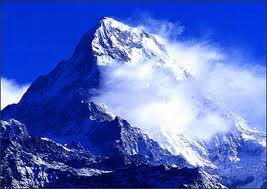
#> input picture 实验3彩色图像处理/4.9.bmp, 267 x 189 px, found by its file name
$ python temp.py
#> lines starting #> are read from the running program, lines starting #| are printed output that depends on the picture
import cv2
import numpy as np
from matplotlib import pyplot as plt

# 手写RGB转HSI函数
def RGB2HSI(img):
    esp = 1e-8
    # 为了计算转换成float32类型
    img = img.astype('float32')
    (B,G,R) = cv2.split(img)
    wid,len = img.shape[0],img.shape[1]
    R,G,B = R/255,G/255,B/255
    '''计算I'''
    I = (R+G+B)/3
    '''计算S'''
    # 解决计算S时分母出现0的问题
    R_G_B = R+G+B+esp # 三层相加
    # R_G_B = np.where(R_G_B<=0,1e-8,R_G_B)
    # 找到Min,计算对应像素点的S
    Min = np.where(B>=G,G,B)
    Min = np.where(Min<=R,Min,R)
    S = 1-(3/(R_G_B))*Min
    '''计算H'''
    # 求解夹角：分母添加1e-8是避免分母为0的情况
    angle = np.arccos((0.5*(R+R-G-B))/(np.sqrt((R-G)*(R-G)+(R-B)*(G-B)))+esp)

    # [9 lines of commented-out code are left out]
    H = np.where(B>G,2*np.pi-angle,angle)
    H = H/(2*np.pi)
    H = np.where(S==0,0,H)
    H = np.uint8(H*255)
    S = np.uint8(S*255)
    I = np.uint8(I*255)
    return [H,S,I]

# 读入彩色图像(BGR排布)
img = cv2.imread("C:\\tmp\\4.9.bmp")
#> img is the input picture: shape (189, 267, 3); mean B, G, R 194.1, 105.9, 82.8
(b,g,r) = cv2.split(img)
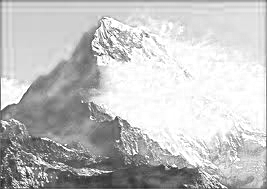
#> b: shape (189, 267); min 30, max 255, mean 194.1
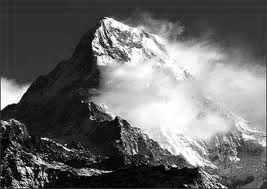
#> g: shape (189, 267); min 0, max 255, mean 105.9
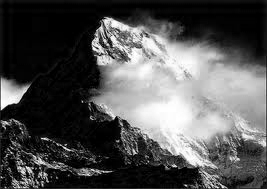
#> r: shape (189, 267); min 0, max 255, mean 82.8
# 转化成RGB排布的彩色图像
imgRGB = cv2.cvtColor(img, cv2.COLOR_BGR2RGB)
(R,G,B) = cv2.split(imgRGB)

'''分别显示RGB空间的各层'''
plt.figure(1)
plt.subplot(2,3,1),plt.imshow(imgRGB)
plt.title('Normal'), plt.xticks([]), plt.yticks([])
# Error是为了查看误将BGR图像作为RGB图像的后果
plt.subplot(2,3,4),plt.imshow(img)
plt.title('Error'), plt.xticks([]), plt.yticks([])
plt.subplot(2,3,2),plt.imshow(R,cmap ='gray')
plt.title('NormalR'), plt.xticks([]), plt.yticks([])
plt.subplot(2,3,3),plt.imshow(G,cmap ='gray')
plt.title('NormalG'), plt.xticks([]), plt.yticks([])
plt.subplot(2,3,5),plt.imshow(B,cmap ='gray')
plt.title('NormalB'), plt.xticks([]), plt.yticks([])
# ErrorR是为了查看将单图层图像作为三图层不加cmap约束后果
plt.subplot(2,3,6),plt.imshow(R)
plt.title('ErrorR'), plt.xticks([]), plt.yticks([])

'''将RGB图像转换到HSI空间'''
[H,S,I] = RGB2HSI(img)
#> in RGB2HSI, `I = (R+G+B)/3`:
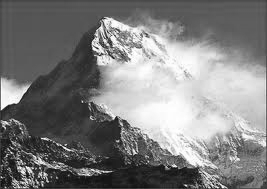
#> I: shape (189, 267) float32; min 0.0392, max 1, mean 0.5
#> in RGB2HSI, `S = 1-(3/(R_G_B))*Min`:
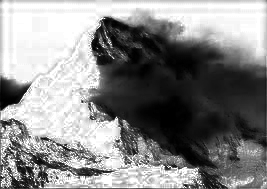
#> S: shape (189, 267) float32; min -1.19e-07, max 1, mean 0.538; drawn with min black and max white
#> in RGB2HSI, `H = np.where(B>G,2*np.pi-angle,angle)`:
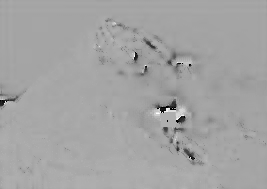
#> H: shape (189, 267) float32; 0.1% of the values are NaN or infinite; the others: min 0.19, max 6.04, mean 3.95; drawn with min black, max white, NaN and infinite black
# H,S,I = H*255,S*255,I*255
# 通道合并
imgHSI = imgRGB.copy()
height,width =imgRGB.shape[0],imgRGB.shape[1]
#> height = 189; width = 267
for i in range(height):
    for j in range(width):
        imgHSI[i, j, 0] = H[i,j]
        imgHSI[i, j, 1] = S[i,j]
        imgHSI[i, j, 2] = I[i,j]
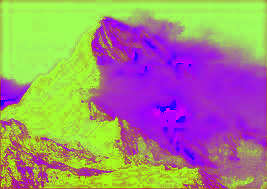
#> imgHSI: shape (189, 267, 3); mean R, G, B 159.8, 136.7, 127.2

'''显示HSI空间的各层'''
plt.figure(2)
plt.subplot(2,2,1),plt.imshow(imgHSI)
plt.title('HSI'), plt.xticks([]), plt.yticks([])
plt.subplot(2,2,2),plt.imshow(H,cmap ='gray')
plt.title('H'), plt.xticks([]), plt.yticks([])
plt.subplot(2,2,3),plt.imshow(S,cmap ='gray')
plt.title('S'), plt.xticks([]), plt.yticks([])
plt.subplot(2,2,4),plt.imshow(I,cmap ='gray')
plt.title('I'), plt.xticks([]), plt.yticks([])
# [4 lines of commented-out code are left out]
plt.show()
#> figure, not shown here; B, G, R data is drawn as R, G, B

$ run again, with 实验3彩色图像处理/6.10.jpg saved as 实验3彩色图像处理/4.9.bmp
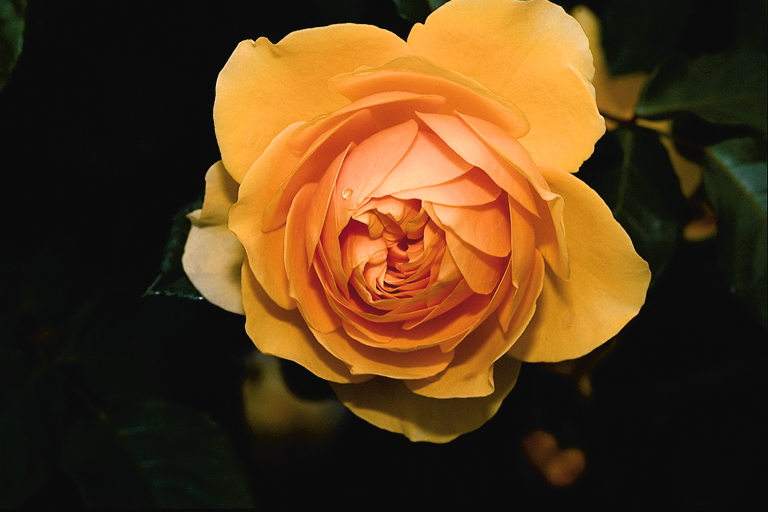
#> input picture 实验3彩色图像处理/6.10.jpg, 768 x 512 px, found by its file name
#> img is the input picture: shape (512, 768, 3); mean B, G, R 25.9, 58.6, 88.8
#> in RGB2HSI, `H = np.where(B>G,2*np.pi-angle,angle)`:
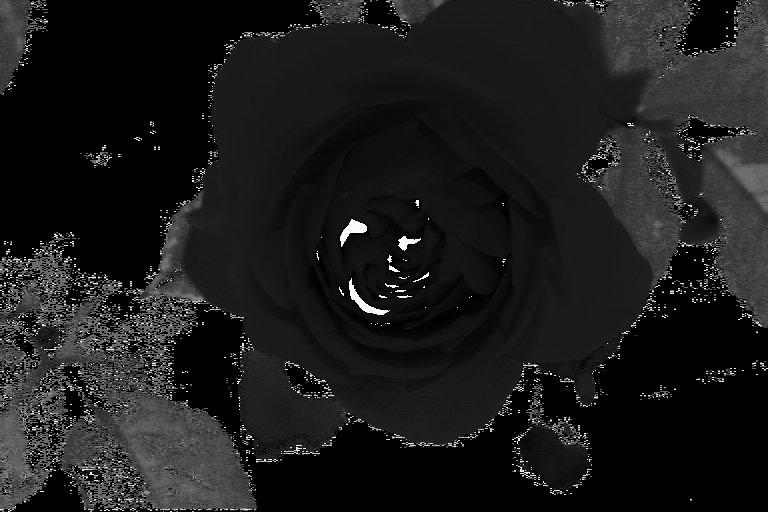
#> H: shape (512, 768) float32; 36.5% of the values are NaN or infinite; the others: min 0, max 6.28, mean 1.06; drawn with min black, max white, NaN and infinite black
#> after the loop `for i in range(height):`:
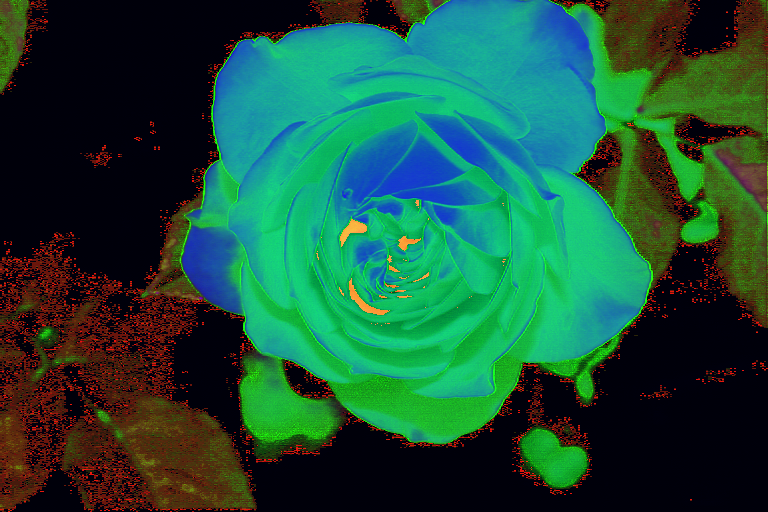
#> imgHSI: shape (512, 768, 3); mean R, G, B 27, 80.7, 57.6

$ run again, with 实验3彩色图像处理/6.14.jpg saved as 实验3彩色图像处理/4.9.bmp
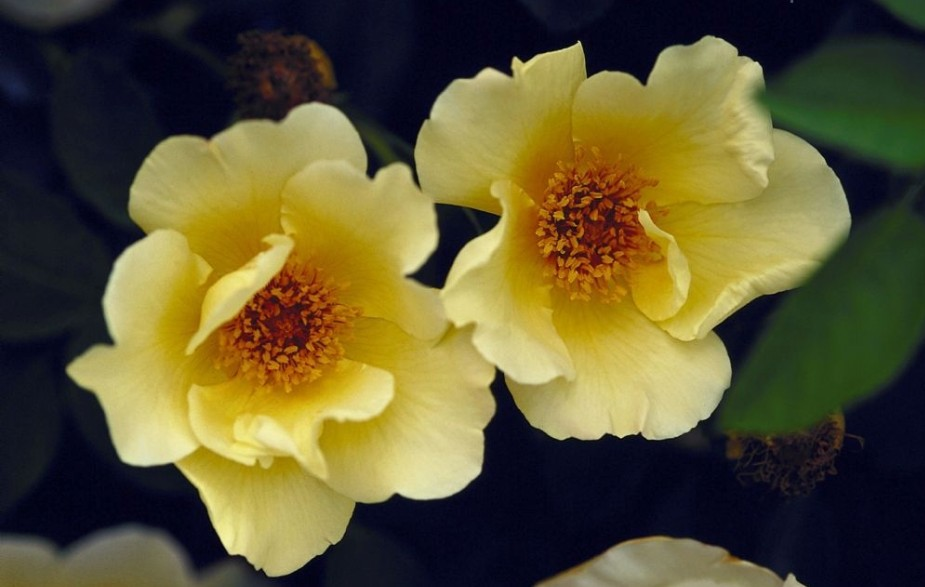
#> input picture 实验3彩色图像处理/6.14.jpg, 925 x 587 px, found by its file name
#> img is the input picture: shape (587, 925, 3); mean B, G, R 50.6, 86.8, 94.8
#> in RGB2HSI, `H = np.where(B>G,2*np.pi-angle,angle)`:
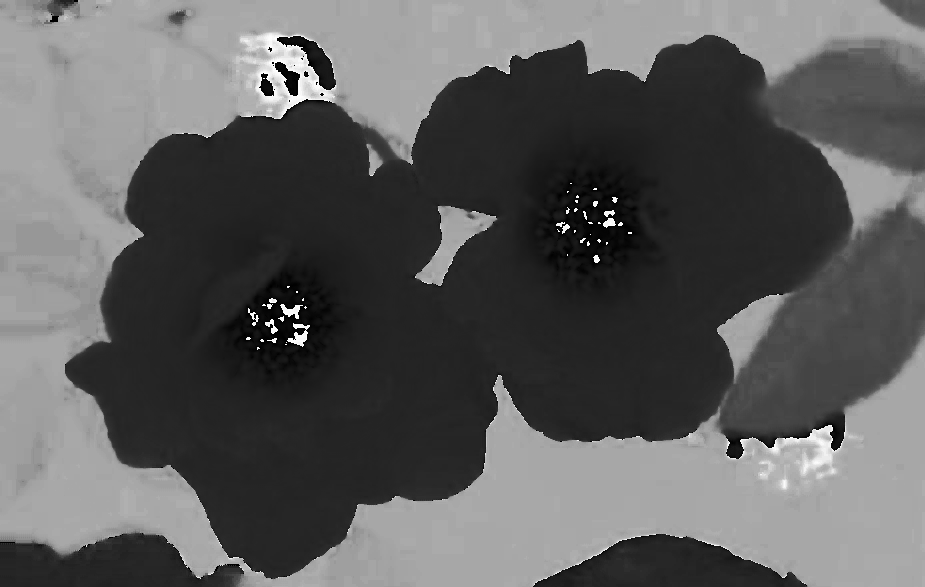
#> H: shape (587, 925) float32; 0.08% of the values are NaN or infinite; the others: min 0, max 6.27, mean 2.3; drawn with min black, max white, NaN and infinite black
#> after the loop `for i in range(height):`:
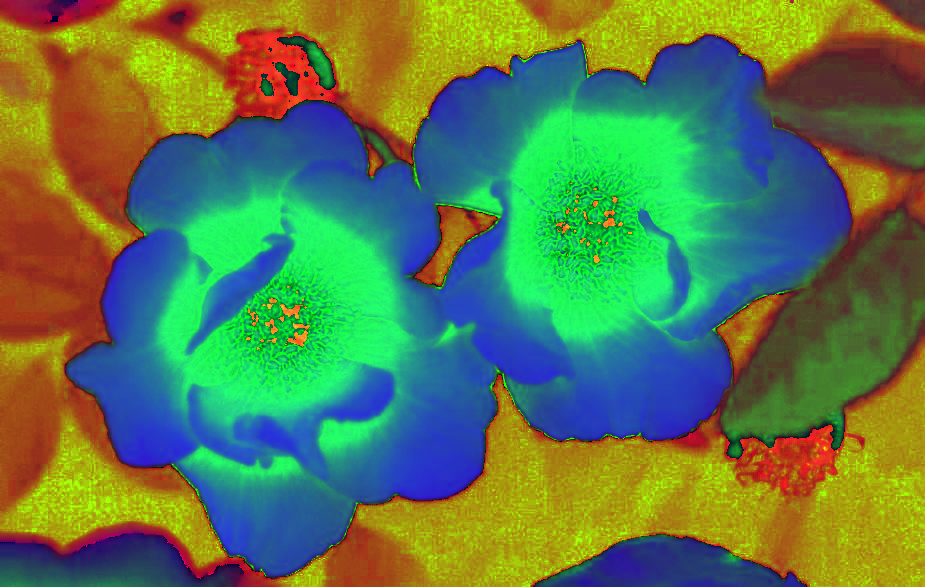
#> imgHSI: shape (587, 925, 3); mean R, G, B 92.6, 123.3, 77.1
